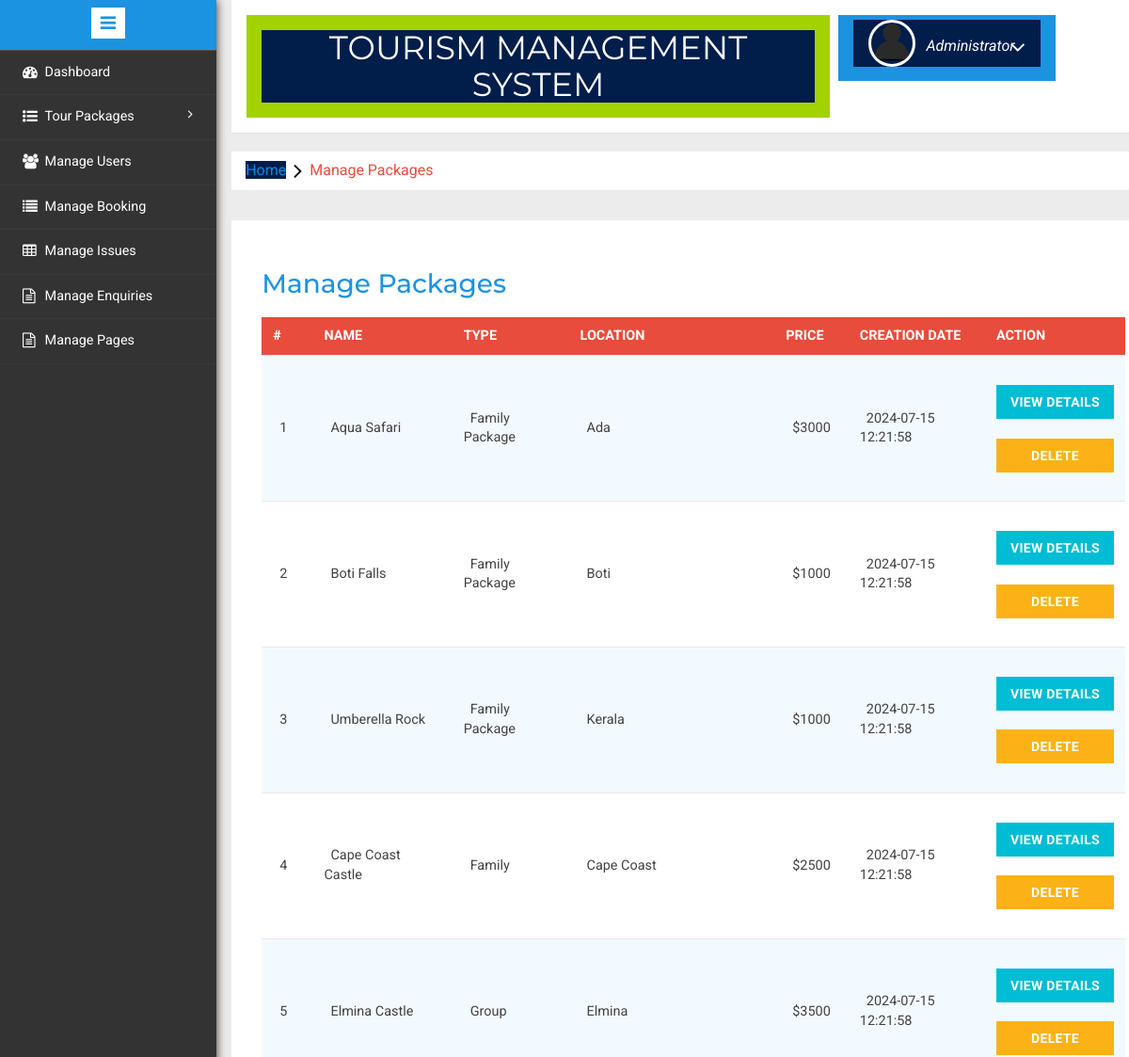
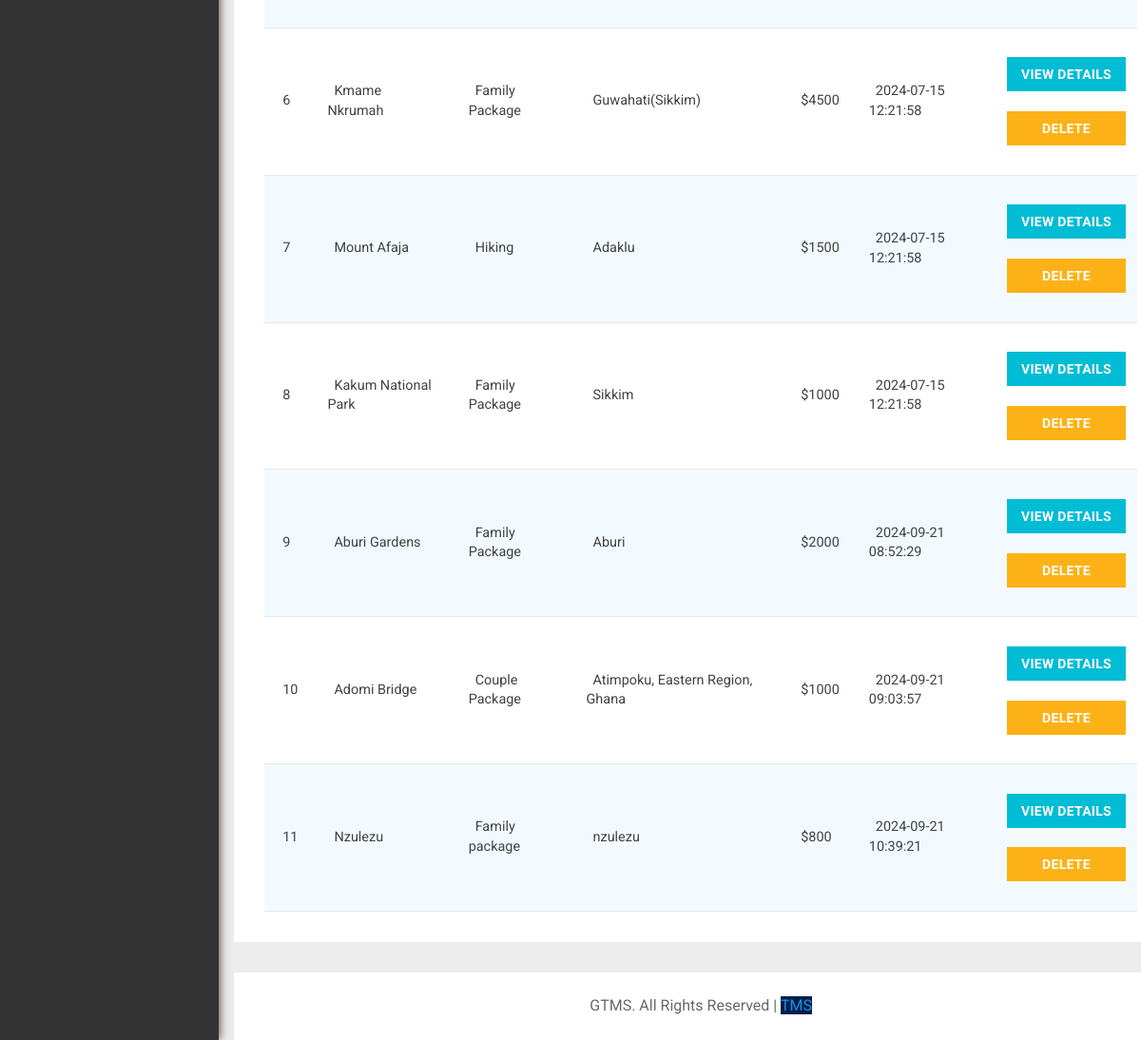
The app's page /tms/admin/manage-packages.php (signed in) with its own data (2 pictures, top to bottom).
### tables this page shows
CREATE TABLE `tbltourpackages` (
  `PackageId` int(11) NOT NULL,
  `PackageName` varchar(200) DEFAULT NULL,
  `PackageType` varchar(150) DEFAULT NULL,
  `PackageLocation` varchar(100) DEFAULT NULL,
  `PackagePrice` int(11) DEFAULT NULL,
  `PackageFetures` varchar(255) DEFAULT NULL,
  `PackageDetails` mediumtext DEFAULT NULL,
  `PackageImage` varchar(100) DEFAULT NULL,
  `Creationdate` timestamp NULL DEFAULT current_timestamp(),
  `UpdationDate` timestamp NULL DEFAULT NULL ON UPDATE current_timestamp()
);

### tms/admin/manage-packages.php (the view, shortened to what this page needs)
<?php session_start();
include('includes/config.php');
if(strlen($_SESSION['alogin'])==0){
header('location:index.php');
}else{
	?>
<!DOCTYPE HTML>
<html>
<head>
<link href="css/bootstrap.min.css" rel='stylesheet' type='text/css' />
<link href="css/style.css" rel='stylesheet' type='text/css' />
<link rel="stylesheet" href="css/morris.css" type="text/css"/>
<link href="css/font-awesome.css" rel="stylesheet">
<link rel="stylesheet" type="text/css" href="css/table-style.css" />
<link rel="stylesheet" type="text/css" href="css/basictable.css" />
<link rel="stylesheet" href="css/icon-font.min.css" type='text/css' />
</head>
<body>
   <div class="page-container">
<div class="left-content">
	   <div class="mother-grid-inner">
				<?php include('includes/header.php');?>
				</div>
<ol class="breadcrumb">
                <li class="breadcrumb-item"><a href="index.html">Home</a><i class="fa fa-angle-right"></i>Manage Packages</li>
            </ol>
<div class="agile-grids">
				<div class="agile-tables">
					<div class="w3l-table-info">
					  <h2>Manage Packages</h2>
					    <table id="table">
						<thead>
						  <tr>
						  <th>#</th>
							<th >Name</th>
							<th>Type</th>
							<th>Location</th>
							<th>Price</th>
							<th>Creation Date</th>
							<th>Action</th>
						  </tr>
						</thead>
						<tbody>
<?php $sql = "SELECT * from tblTourPackages";
$query = $dbh -> prepare($sql);
$query->execute();
$results=$query->fetchAll(PDO::FETCH_OBJ);
$cnt=1;
if($query->rowCount() > 0)
{
foreach($results as $result)
{				?>
						  <tr>
							<td><?php echo htmlentities($cnt);?></td>
							<td><?php echo htmlentities($result->PackageName);?></td>
							<td><?php echo htmlentities($result->PackageType);?></td>
							<td><?php echo htmlentities($result->PackageLocation);?></td>
							<td>$<?php echo htmlentities($result->PackagePrice);?></td>
							<td><?php echo htmlentities($result->Creationdate);?></td>
							<td><a href="update-package.php?pid=<?php echo htmlentities($result->PackageId);?>"><button type="button" class="btn btn-primary btn-block">View Details</button></a><br />
<a href="manage-packages.php?action=delete&&id=<?php echo $result->PackageId;?>" onclick="return confirm('Do you really want to delete?')" class="btn btn-danger btn-block">Delete</a>
							</td>
						  </tr>
						 <?php $cnt=$cnt+1;} }?>
						</tbody>
					  </table>
					</div>
			</div>
<?php include('includes/footer.php');?>
</div>
</div>
						<?php include('includes/sidebarmenu.php');?>
							</div>
</body>
</html>
<?php } ?>

### tms/admin/css/table-style.css (style rules this page uses)
table { background: white; border-collapse: collapse; margin: 1.25em 0 0; width: 100%; }
table tr, table th, table td { border: none; border-bottom: 1px solid #e8e8e8; font-size: .95em; }
table th, table td { padding: 10px 12px; text-align: left; }
table th { background: #e74c3c; color: #fff; text-transform: uppercase; }
table tr td { background: #f3faff; color: #424242; }
table tr:nth-of-type(2n+2) td { background: #ffffff; }
table { width: 100%; }

### records on screen
tbltourpackages: PackageName "Aqua Safari", PackageType "Family Package", PackageLocation "Ada", PackagePrice "3000", Creationdate "2024-07-15 12:21:58"
tbltourpackages: PackageName "Boti Falls", PackageType "Family Package", PackageLocation "Boti", PackagePrice "1000", Creationdate "2024-07-15 12:21:58"
tbltourpackages: PackageName "Umberella Rock", PackageType "Family Package", PackageLocation "Kerala", PackagePrice "1000", Creationdate "2024-07-15 12:21:58"
tbltourpackages: PackageName "Cape Coast Castle", PackageType "Family", PackageLocation "Cape Coast", PackagePrice "2500", Creationdate "2024-07-15 12:21:58"
tbltourpackages: PackageName "Elmina Castle", PackageType "Group", PackageLocation "Elmina", PackagePrice "3500", Creationdate "2024-07-15 12:21:58"
tbltourpackages: PackageName "Kmame Nkrumah", PackageType "Family Package", PackageLocation "Guwahati(Sikkim)", PackagePrice "4500", Creationdate "2024-07-15 12:21:58"
tbltourpackages: PackageName "Mount Afaja", PackageType "Hiking", PackageLocation "Adaklu", PackagePrice "1500", Creationdate "2024-07-15 12:21:58"
tbltourpackages: PackageName "Kakum National Park", PackageType "Family Package", PackageLocation "Sikkim", PackagePrice "1000", Creationdate "2024-07-15 12:21:58"
tbltourpackages: PackageName "Aburi Gardens", PackageType "Family Package", PackageLocation "Aburi", PackagePrice "2000", Creationdate "2024-09-21 08:52:29"
tbltourpackages: PackageName "Adomi Bridge", PackageType "Couple Package", PackageLocation "Atimpoku, Eastern Region, Ghana", PackagePrice "1000", Creationdate "2024-09-21 09:03:57"
tbltourpackages: PackageName "Nzulezu", PackageType "Family package", PackageLocation "nzulezu", PackagePrice "800", Creationdate "2024-09-21 10:39:21"
